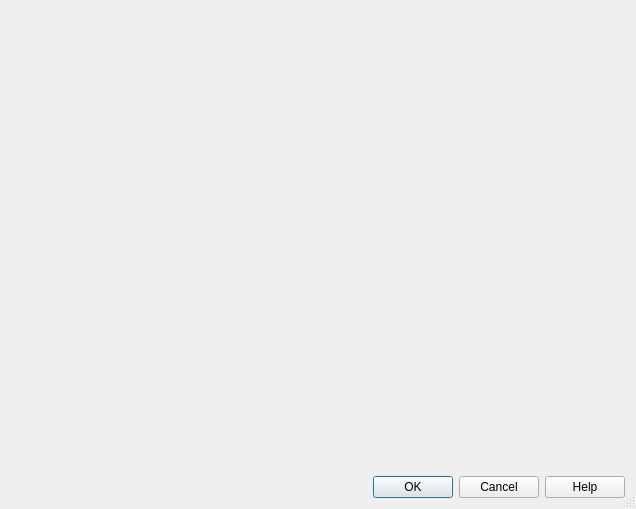
<?xml version="1.0" encoding="UTF-8"?>
<ui version="4.0">
 <class>KLoadTemplateDlg</class>
 <widget class="QDialog" name="KLoadTemplateDlg">
  <property name="geometry">
   <rect>
    <x>0</x>
    <y>0</y>
    <width>636</width>
    <height>509</height>
   </rect>
  </property>
  <property name="windowTitle">
   <string>Load Account Hierarchy</string>
  </property>
  <property name="sizeGripEnabled">
   <bool>true</bool>
  </property>
  <layout class="QVBoxLayout">
   <item>
    <widget class="KAccountTemplateSelector" name="m_templateSelector" native="true"/>
   </item>
   <item>
    <widget class="QDialogButtonBox" name="buttonBox">
     <property name="standardButtons">
      <set>QDialogButtonBox::Cancel|QDialogButtonBox::Help|QDialogButtonBox::Ok</set>
     </property>
    </widget>
   </item>
  </layout>
 </widget>
 <layoutdefault spacing="6" margin="11"/>
 <customwidgets>
  <customwidget>
   <class>KAccountTemplateSelector</class>
   <extends>QWidget</extends>
   <header>kaccounttemplateselector.h</header>
  </customwidget>
 </customwidgets>
 <resources/>
 <connections>
  <connection>
   <sender>buttonBox</sender>
   <signal>accepted()</signal>
   <receiver>KLoadTemplateDlg</receiver>
   <slot>accept()</slot>
   <hints>
    <hint type="sourcelabel">
     <x>500</x>
     <y>481</y>
    </hint>
    <hint type="destinationlabel">
     <x>152</x>
     <y>503</y>
    </hint>
   </hints>
  </connection>
  <connection>
   <sender>buttonBox</sender>
   <signal>rejected()</signal>
   <receiver>KLoadTemplateDlg</receiver>
   <slot>reject()</slot>
   <hints>
    <hint type="sourcelabel">
     <x>576</x>
     <y>480</y>
    </hint>
    <hint type="destinationlabel">
     <x>543</x>
     <y>505</y>
    </hint>
   </hints>
  </connection>
 </connections>
</ui>
